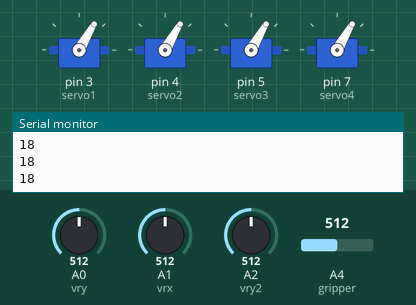
This sketch was run on a simulated Arduino Uno, built with avr-gcc and run on an emulated ATmega328P. On the bench: 4 × servo, the last lines printed to the serial monitor. Inputs (shaded band) come from the test bench; at power-on: A0 (vry) = 512, A1 (vrx) = 512, A2 (vry2) = 512, A4 (gripper) = 512.

Above: at 1.2 s.
1.3 s: A0 (vry) set to 716
At 2.9 s:
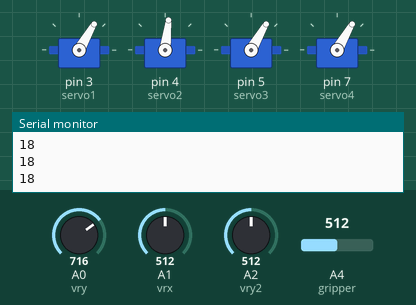
3.2 s: A1 (vrx) set to 716
At 4.0 s:
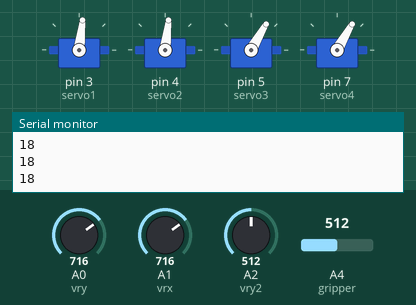
4.8 s: A2 (vry2) set to 716
At 5.4 s:
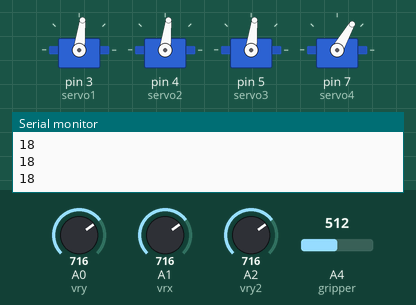
6.5 s: A4 (gripper) set to 716
At 7.9 s:
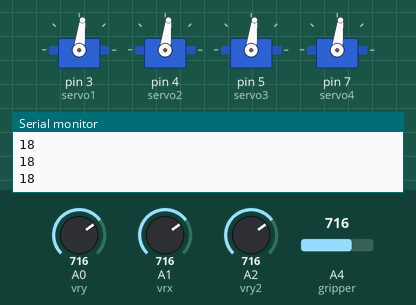
8.6 s: A0 (vry) set to 992
At 10.0 s:
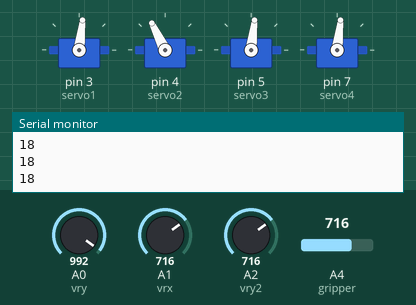
10.5 s: A1 (vrx) set to 992
At 11.4 s:
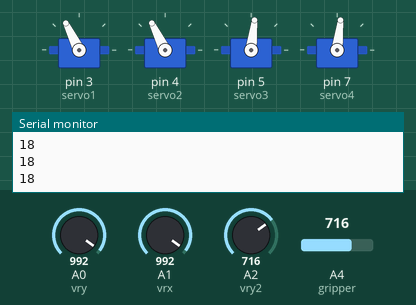
Timing chart, 0 to 13.4 s (numbered marks = the images above; inputs shaded):
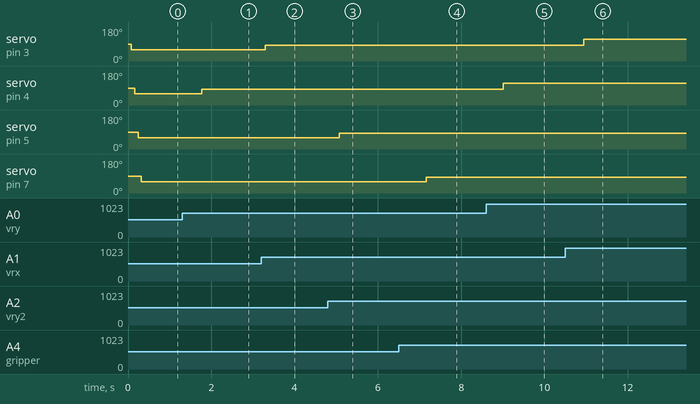

Measured:
- after the input at 1.3 s, servo on pin 4 (servo2): 60° → 83° after 0.47 s
- after the input at 3.2 s, servo on pin 3 (servo1): 60° → 83° after 0.10 s
- after the input at 4.8 s, servo on pin 5 (servo3): 60° → 83° after 0.27 s
- after the input at 6.5 s, servo on pin 7 (servo4): 60° → 83° after 0.66 s
- after the input at 8.6 s, servo on pin 4 (servo2): 83° → 116° after 0.42 s
- after the input at 10.5 s, servo on pin 3 (servo1): 83° → 116° after 0.45 s

The sketch:

Brazillo.ino
```cpp
#include <Servo.h>
Servo servo1;
Servo servo2;
Servo servo3;
Servo servo4;
byte toggle = 6;
byte gripper = A4; //Gripper
byte vrx = A1; //Axis x
byte vry = A0; // Axis y
byte vry2 = A2; // Axis y2
int yz = 0;
int xz = 0;
int x = 0;
int y = 0;
int z = 0;
int y2 = 0;
void setup() {
  servo1.attach(3); // Axis Y
  servo2.attach(4); // Axis X
  servo3.attach(5); // Axis Y2
  servo4.attach(7); // Gripper
  Serial.begin(9600);
}

void loop() {

  for (int i = 0; i < 3; i++) {
    xz = analogRead(vrx);
    //Insertar promedio de la lectura para que no varie
    x = map(xz, 0, 1023, 0, 180);
    //
    yz = analogRead(vry);
    //Insertar promedio de la lectura para que no varie
    yz = map(yz, 0, 1023, 0, 180);
    //
    y2 = analogRead(vry2);
    //Insertar promedio de la lectura para que no varie
    y2 = map(y2, 0, 1023, 0, 180);
    //
    z = analogRead(gripper);
    //Insertar promedio de la lectura para que no varie
    z = map(z, 0, 1023, 0, 180);
    //
    x+=x;
    yz+=yz;
    y2+=y2;
    z+=z;
  }
  x=x/3;
  yz=yz/3;
  y2=y2/3;
  z=z/3;

  Serial.println(gripper);
  delay(80);
  servo1.write(x);
  delay(80);
  servo2.write(yz);
  delay(80);
  servo3.write(y2);
  delay(80);
  servo4.write(z);
  delay(80);

}
```
